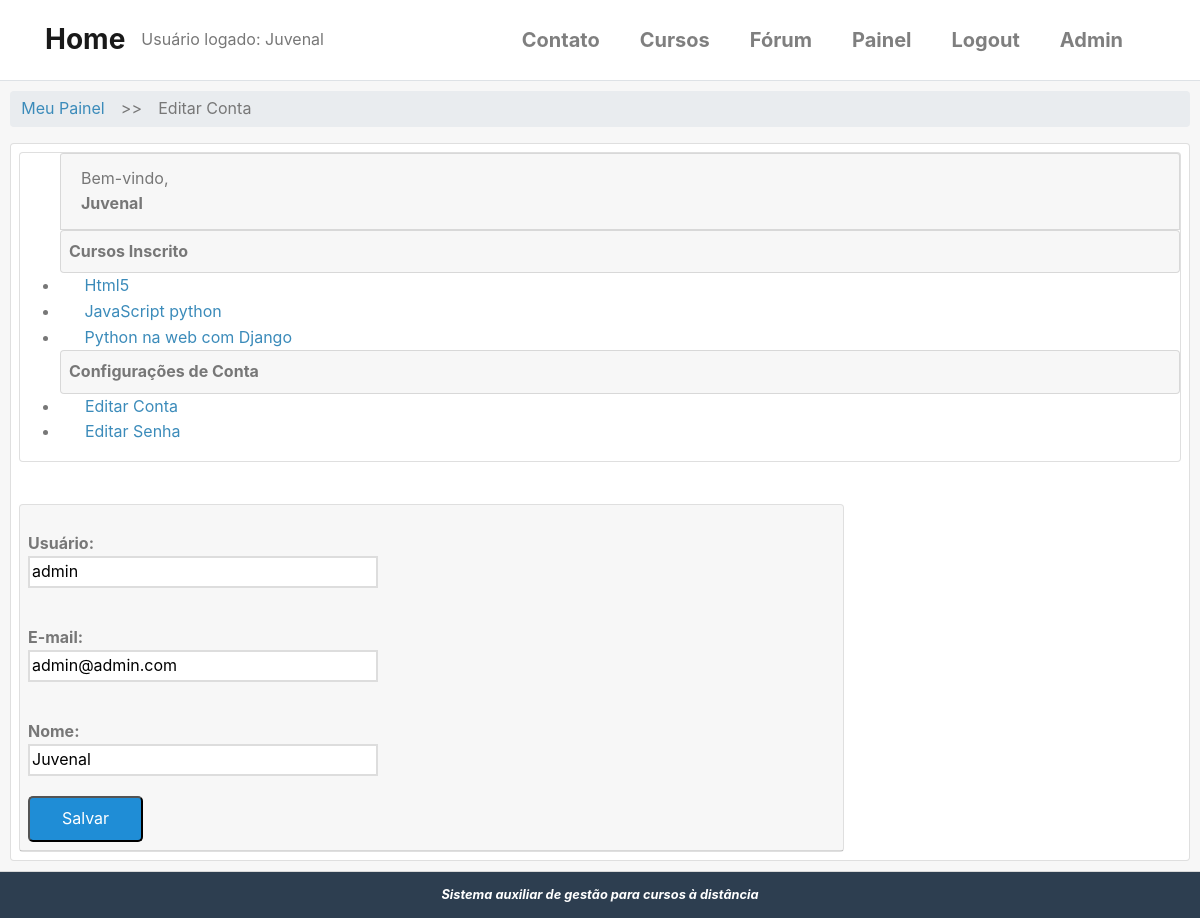
Page /conta/editar/usuario/ (signed in) on the earlier database version.
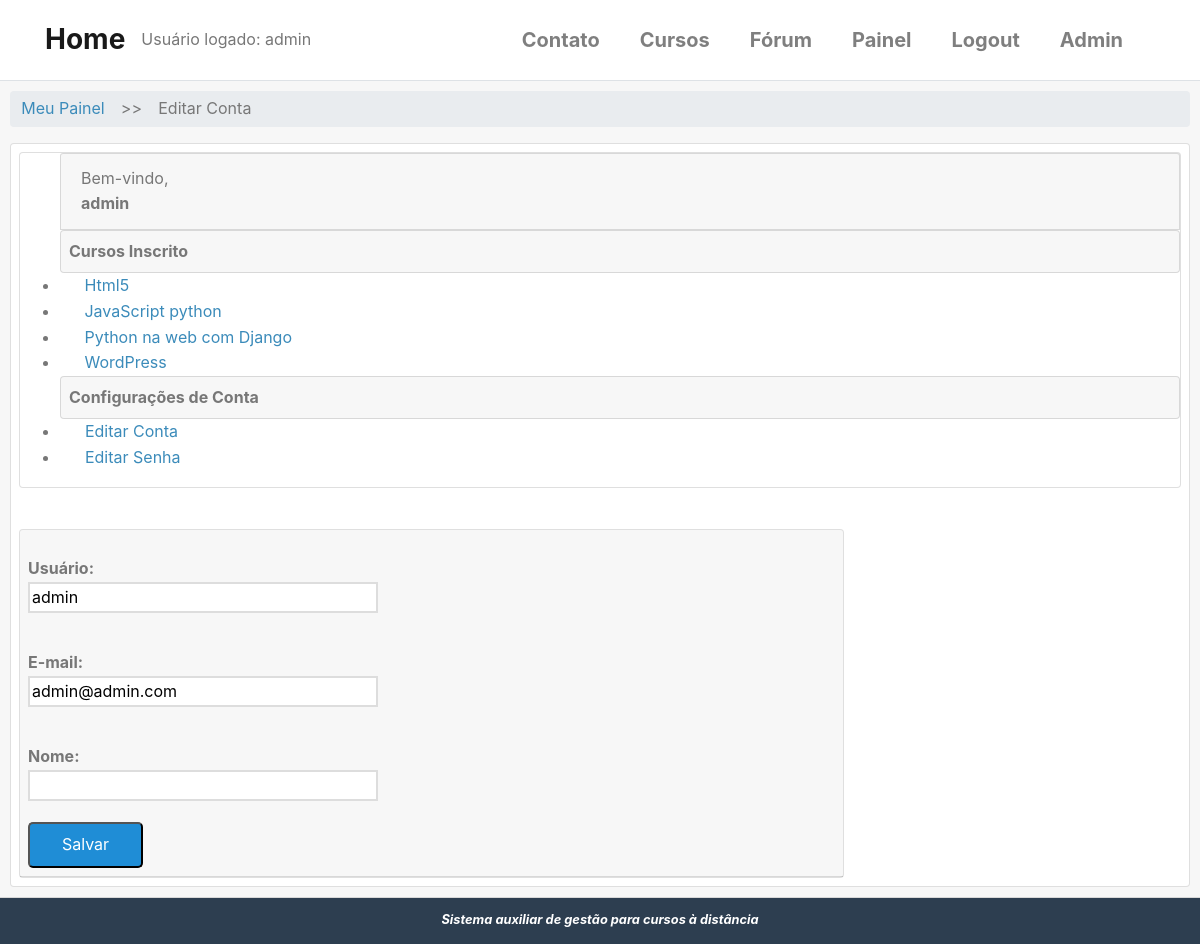
Same page on the later database version.
### accounts/models.py (models this page shows, shortened)
class User(AbstractBaseUser, PermissionsMixin):
    username = models.CharField(
        'Usuário', max_length=30, unique=True,
        validators = [validators.RegexValidator(re.compile('^[\w.@+-]+$'),
        'O nome de usuário só pode conter letras, dígitos ou os seguintes caracteres: @/ ./ +/ -/ _',
        'Usuário inválido ou já existente!')]
    )
    email = models.EmailField('E-mail', unique=True)
    name = models.CharField('Nome', max_length=100, blank=True)
    is_active = models.BooleanField('Está ativo?', blank=True, default=True)
    is_staff = models.BooleanField('É da equipe?', blank=True, default=False)
    date_joined = models.DateTimeField('Data de Entrada', auto_now_add=True)
    objects = UserManager()
    USERNAME_FIELD = 'username'
    REQUIRED_FIELDS = ['email']
    class Meta:
        verbose_name = 'Usuário'
        verbose_name_plural = 'Usuários'
    def __str__(self):
        return self.name or self.username

### cursos/models.py (models this page shows, shortened)
class Enrollment(models.Model):
    STATUS_CHOICES = (
        (0, 'Pendente'),
        (1, 'Aprovado'),
        (2, 'Cancelado'),
        (3, 'Recusado'),
    )
    usuario = models.ForeignKey(
        settings.AUTH_USER_MODEL,
        verbose_name='Usuário',
        related_name='enrollments',
        on_delete=models.DO_NOTHING
    )
    curso = models.ForeignKey(
        Cursos, verbose_name='Curso',
        related_name='enrollments',
        on_delete=models.DO_NOTHING
    )
    status = models.ImageField(
        'Situação',
        choices=STATUS_CHOICES,
        default=0,
        blank=True
    )
    criado_em = models.DateTimeField('Criado em', auto_now_add=True)
    atualizado_em = models.DateTimeField('Atualizado em ', auto_now_add=True)
    class Meta:
        verbose_name = 'Inscrição'
        verbose_name_plural = 'Inscrições'
        """
        unique_together/unicidade - combina a unicidade entre cursos e usuário,
        ou seja, cada usuário se increve apenas uma vez para cada curso.
        """
        unique_together = (('usuario', 'curso'),)

class Cursos(models.Model):
    nome = models.CharField('Nome', max_length=100)
    slug = models.SlugField('Atalho')
    descricao = models.TextField('Descrição Simples', blank=True)
    sobre = models.TextField('Sobre o Curso', blank=True)
    data_inicial = models.DateField(
        'Data de início', null=True, blank=True,
    )
    imagem = models.ImageField(
        upload_to='cursos/imagens', verbose_name='Imagem',
        null=True, blank=True
    )
    criado_em = models.DateTimeField('Criado em', auto_now_add=True)
    atualizado_em = models.DateTimeField('Atualizado em ', auto_now_add=True)
    objects = CursosManager()
    def __str__(self):
        return str(self.nome)
    class Meta:
        verbose_name = 'Curso'
        verbose_name_plural = 'Cursos'
        ordering = ['nome']  # ['-name'] ordem decrescente

### accounts/views.py (the view)
# urls.py: path('editar/usuario/', views.editar_usuario, name='editar_usuario'),
@login_required
def editar_usuario(request):
    template_name = 'accounts/editar_usuario.html'
    context = {}
    if request.method == 'POST':
        form = EditarUsuarioForm(request.POST, instance=request.user)
        if form.is_valid():
            form.save()
            messages.success(request,
                             'Dados alterados com sucesso!!!'
                             )
            return redirect('accounts:painel')
    else:
        form = EditarUsuarioForm(instance=request.user)
    context['form'] = form
    return render(request, template_name, context)

### accounts/forms.py
class EditarUsuarioForm(forms.ModelForm):
    class Meta:
        model = User
        fields = ['username', 'email', 'name']

### cursos/templatetags/cursos_tags.py (called while the page is built)
@register.simple_tag
def listar_meus_cursos(user):
    return Enrollment.objects.filter(usuario=user)

### templates/accounts/editar_usuario.html (shortened to what this page needs)
{% extends "accounts/dashboard.html" %}
{% block breadcrumb %}
    {{ block.super }}
    <li style='margin: 5px;'>>></li>
    <li><a>Editar Conta</a></li>
{% endblock %}
{% block dashboard_content %}
<form class="pure-form pure-form-stacked" method="POST">
    <fieldset>
        {% for field in form %}
        <div class="pure-control-group">
            <p style='padding: 0; margin: 2px 0 0 0;'>{{ field.label_tag }}</p>
            {{ field }}
        </div>
        {% endfor %}
        <div class="pure-controls">
            <button type="submit"
            class="pure-button pure-button-primary">
            Salvar</button>
        </div>
    </fieldset>
</form>
{% endblock %}

### templates/accounts/dashboard.html (shortened to what this page needs)
{% extends "base.html" %}
{% load static %}
{% load cursos_tags %}
{% block content %}
{% listar_meus_cursos user as enrollments %}
<div class="card-header" style='padding: 10px;'>
    <div class="">
        <ul class="breadcrumb pure-menu-heading">
            {% block breadcrumb %}
            <li><a class="" href="{% url 'accounts:painel' %}">Meu Painel</a></li>
            {% endblock %}
        </ul>
    </div>
    <div class="card" style='margin: auto;'>
        <div class="pure-g-r content-ribbon">
            <div class="pure-u-1-4 m-2">
                <div class="card pure-menu pure-menu-open">
                    <ul>
                        <li class="card card-header">
                            Bem-vindo, <strong>{{ user }}</strong>
                        </li>
                        {% block menu_options %}
                        <li class="card card-header p-2"><strong>Cursos Inscrito</strong></li>
                        {% for enrollment in enrollments %}
                        <li>
                            <a href="{% url 'cursos:anuncios' enrollment.curso.slug %}">
                                <i class="fa fa-book pr-1"></i>{{ enrollment.curso }}
                            </a>
                        </li>
                        {% empty %}
                        <li style='padding: 5px 0 5px 15px;'>Não há inscrições</li>
                        {% endfor %}
                        <li class="card card-header p-2"><strong>Configurações de Conta</strong></li>
                        <li>
                            <a href="{% url 'accounts:editar_usuario' %}">
                                <i class="fa fa-cog"></i>
                                Editar Conta
                            </a>
                        </li>
                        <li>
                            <a href="{% url 'accounts:editar_senha' %}">
                            <i class="fa fa-lock"></i>
                            Editar Senha</a>
                        </li>
                        {% endblock menu_options %}
                    </ul>
                </div>
            </div>
            <br>
            <div class="carddash pure-u-2-3 m-2">
                <div class="card">
                    <div class="card-header p-2">
                    {% block dashboard_content %}{% endblock %}
                    </div>
                </div>
            </div>
        </div>
    </div>
</div>
{% endblock content %}

### templates/base.html (shortened to what this page needs)
{% load static %}
<!DOCTYPE html>
<html lang="pt-BR">
<head>
    <link rel="stylesheet" href="https://cdn.jsdelivr.net/npm/bootstrap@4.5.3/dist/css/bootstrap.min.css"
>
    <link rel="stylesheet" href="http://yui.yahooapis.com/pure/0.3.0/pure-min.css">
    <link rel="stylesheet" href="{% static 'css/styles1.css' %}"/>
    <link rel="stylesheet" href="{% static 'css/font-awesome.css' %}"/>
</head>
<div class="container-flex">
    <nav class="navbar navbar-expand-sm py-3 border-bottom navbar-light" style='margin-bottom: 0'>
        <div class="container">
            <a href="{% url 'home' %}" class="navbar-brand">
                <span class="font-weight-bold h3">Home</span>
            </a>
            Usuário logado: {{ user }}
            <div class="collapse navbar-collapse" id="navbarCollapse">
                <ul class="navbar-nav ml-auto">
                    <li class="nav-item">
                        <a href="{% url 'contato' %}" class="nav-link lead mr-4 font-weight-bold">Contato</a>
                    </li>
                    <li class="nav-item">
                        <a href="{% url 'cursos:lista_cursos' %}" class="nav-link lead mr-4 font-weight-bold">Cursos</a>
                    </li>
                    <li class="nav-item">
                        <a href="{% url 'forum:forum_index' %}" class="nav-link lead mr-4 font-weight-bold">Fórum</a>
                    </li>
                    {% if user.is_authenticated %}
                    <li class="nav-item">
                        <a href="{% url 'accounts:painel' %}" class="nav-link lead mr-4 font-weight-bold">Painel</a>
                    </li>
                    <li class="nav-item">
                        <a href="{% url 'accounts:logout' %}" class="nav-link lead mr-4 font-weight-bold">Logout</a>
                    </li>
                    {% endif %}
                    {% if user.is_superuser %}
                    <li class="nav-item">
                        <a href="/admin/" class="nav-link lead mr-4 font-weight-bold">Admin</a>
                    </li>
                    {% endif %}
                </ul>
            </div>
        </div>
    </nav>
    {% block content %}
    {% endblock %}
    <div class="footer">
        <i><b>Sistema auxiliar de gestão para cursos à distância</b></i>
    </div>
</div>
</html>

Differences in the rows shown:
changed User "admin": name+username "Juvenal" → "admin"; name "Juvenal" → (not shown)
added Enrollment: curso "WordPress"
